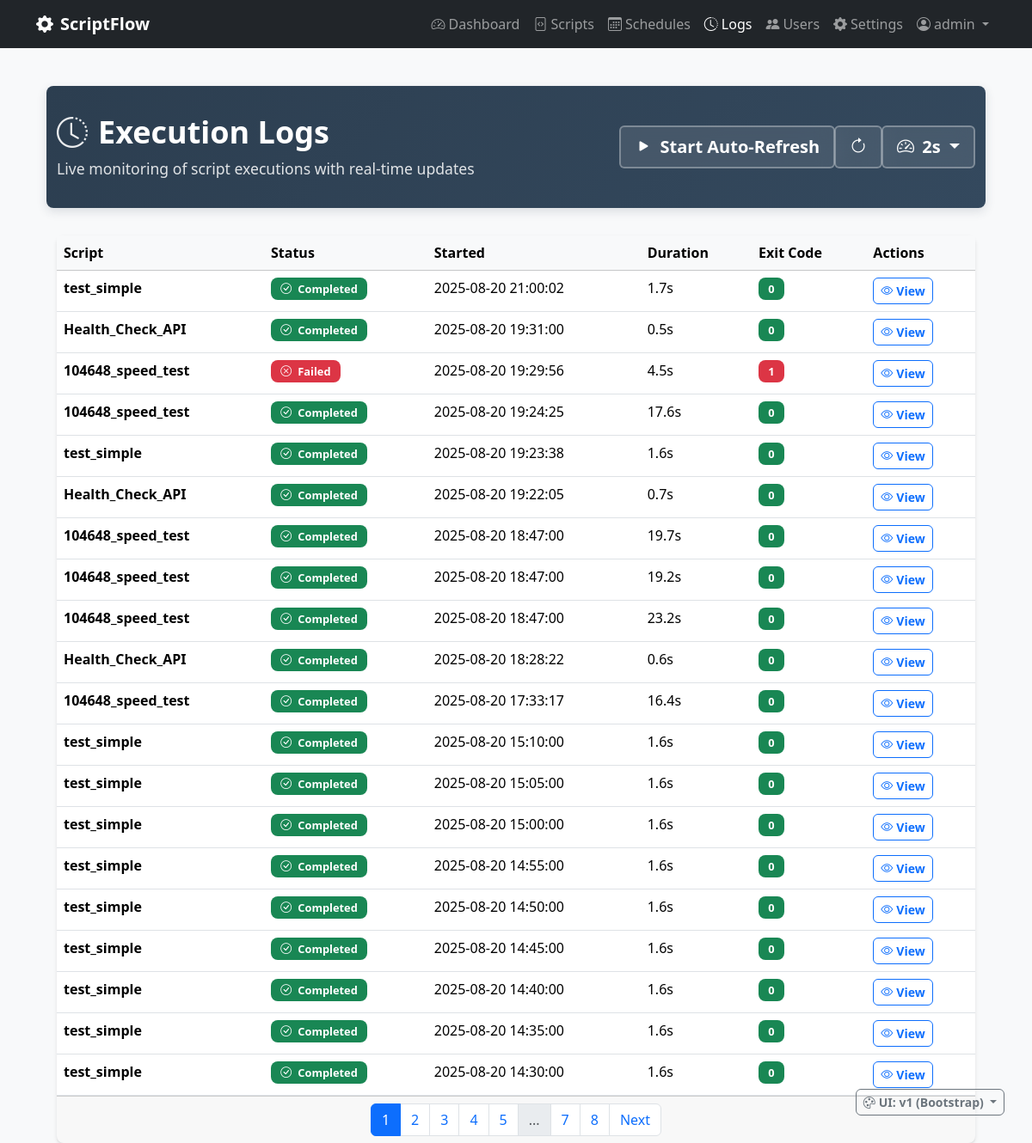
Page /logs (signed in) on the earlier database version.
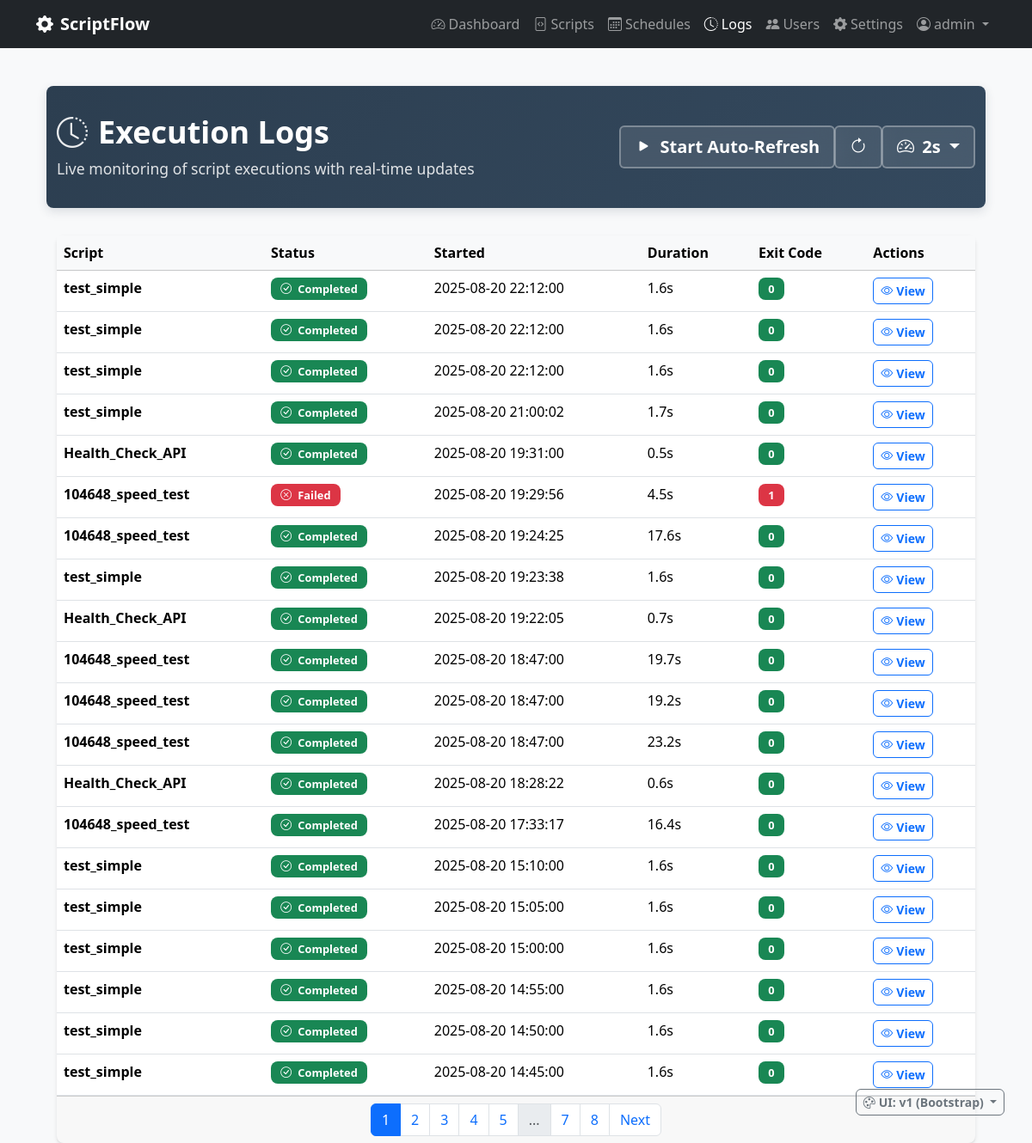
Same page on the later database version.
### scriptflow.py (models this page shows, shortened)
class User(UserMixin, db.Model):
    __tablename__ = 'users'
    id = db.Column(db.Integer, primary_key=True)
    username = db.Column(db.String(80), unique=True, nullable=False)
    email = db.Column(db.String(120), unique=True, nullable=False)
    password_hash = db.Column(db.String(255), nullable=False)
    is_admin = db.Column(db.Boolean, default=False, nullable=False)
    can_view_all_data = db.Column(db.Boolean, default=False, nullable=False)
    created_at = db.Column(db.DateTime, default=datetime.now)
    last_login = db.Column(db.DateTime)

class Execution(db.Model):
    __tablename__ = 'executions'
    id = db.Column(db.Integer, primary_key=True)
    started_at = db.Column(db.DateTime, default=datetime.now, nullable=False)
    completed_at = db.Column(db.DateTime)
    status = db.Column(db.String(20), default='pending', nullable=False)  # pending, running, completed, failed, timeout
    exit_code = db.Column(db.Integer)
    stdout = db.Column(db.Text)
    stderr = db.Column(db.Text)
    duration_seconds = db.Column(db.Float)
    trigger_type = db.Column(db.String(20), default='manual', nullable=False)  # manual, scheduled, api
    script_id = db.Column(db.Integer, db.ForeignKey('scripts.id'), nullable=False)
    user_id = db.Column(db.Integer, db.ForeignKey('users.id'), nullable=False)
    script = db.relationship('Script', backref='executions')
    @property
    def formatted_duration(self):
        if not self.duration_seconds:
            return "N/A"
        if self.duration_seconds < 60:
            return f"{self.duration_seconds:.1f}s"
        else:
            minutes = int(self.duration_seconds // 60)
            seconds = int(self.duration_seconds % 60)
            return f"{minutes}m {seconds}s"

class Script(db.Model):
    __tablename__ = 'scripts'
    id = db.Column(db.Integer, primary_key=True)
    name = db.Column(db.String(100), nullable=False)
    description = db.Column(db.Text)
    filename = db.Column(db.String(255), nullable=False)
    file_path = db.Column(db.String(500), nullable=False)
    script_type = db.Column(db.String(10), nullable=False)  # 'py' or 'bat'
    file_size = db.Column(db.Integer)
    created_at = db.Column(db.DateTime, default=datetime.now)
    updated_at = db.Column(db.DateTime, default=datetime.now, onupdate=datetime.now)
    is_active = db.Column(db.Boolean, default=True)
    user_id = db.Column(db.Integer, db.ForeignKey('users.id'), nullable=False)

### scriptflow.py (the view)
@app.route('/logs')
@login_required
def logs():
    page = request.args.get('page', 1, type=int)
    executions_query = Execution.query.order_by(Execution.started_at.desc())
    executions_filtered = apply_user_data_filter(executions_query)
    executions = executions_filtered.paginate(page=page, per_page=20, error_out=False)
    return render_template(UIVersionManager.get_template_path('logs.html'), executions=executions)

### templates/v1/logs.html (shortened to what this page needs)
{% extends "v1/base.html" %}
{% block content %}
<div class="container-fluid">
    <div class="page-header">
        <div class="container">
            <div class="row align-items-center">
                <div class="col">
                    <h1>
                        <i class="bi bi-clock-history"></i>Execution Logs
                    </h1>
                    <p>Live monitoring of script executions with real-time updates</p>
                </div>
                <div class="col-auto">
                    <div class="btn-group" role="group">
                        <button type="button" class="btn btn-lg" id="refreshToggle" onclick="toggleAutoRefresh()">
                            <i class="bi bi-play-fill me-1" id="refreshIcon"></i>
                            <span id="refreshText">Start Auto-Refresh</span>
                        </button>
                        <button type="button" class="btn btn-lg" onclick="manualRefresh()" title="Refresh Now">
                            <i class="bi bi-arrow-clockwise"></i>
                        </button>
                        <div class="btn-group" role="group">
                            <button class="btn btn-lg dropdown-toggle" type="button" data-bs-toggle="dropdown">
                                <i class="bi bi-speedometer2 me-1"></i>
                                <span id="intervalText">2s</span>
                            </button>
                        </div>
                    </div>
                </div>
            </div>
        </div>
    </div>
    <div class="container">
        <div class="card">
            <div class="card-body p-0">
                {% if executions.items %}
                    <div class="table-responsive">
                        <table class="table table-hover mb-0" id="logsTable">
                            <thead class="table-light">
                                <tr>
                                    <th>Script</th>
                                    <th>Status</th>
                                    <th>Started</th>
                                    <th>Duration</th>
                                    <th>Exit Code</th>
                                    <th>Actions</th>
                                </tr>
                            </thead>
                            <tbody id="logsTableBody">
                                {% for execution in executions.items %}
                                <tr>
                                    <td>
                                        <strong>{{ execution.script.name if execution.script else 'Unknown' }}</strong>
                                    </td>
                                    <td>
                                        {% if execution.status == 'running' %}
                                            <span class="badge status-running d-flex align-items-center gap-1">
                                                <i class="bi bi-arrow-clockwise rotating-icon"></i>
                                                Running
                                            </span>
                                        {% elif execution.status == 'completed' %}
                                            <span class="badge bg-success">
                                                <i class="bi bi-check-circle me-1"></i>
                                                Completed
                                            </span>
                                        {% elif execution.status == 'failed' %}
                                            <span class="badge bg-danger">
                                                <i class="bi bi-x-circle me-1"></i>
                                                Failed
                                            </span>
                                        {% elif execution.status == 'pending' %}
                                            <span class="badge bg-secondary">
                                                <i class="bi bi-clock me-1"></i>
                                                Pending
                                            </span>
                                        {% elif execution.status == 'timeout' %}
                                            <span class="badge bg-warning">
                                                <i class="bi bi-stopwatch me-1"></i>
                                                Timeout
                                            </span>
                                        {% else %}
                                            <span class="badge bg-secondary">
                                                {{ execution.status|title }}
                                            </span>
                                        {% endif %}
                                    </td>
                                    <td>{{ execution.started_at.strftime('%Y-%m-%d %H:%M:%S') }}</td>
                                    <td>{{ execution.formatted_duration }}</td>
                                    <td>
                                        {% if execution.exit_code is not none %}
                                            <span class="badge bg-{{ 'success' if execution.exit_code == 0 else 'danger' }}">
                                                {{ execution.exit_code }}
                                            </span>
                                        {% else %}
                                            <span class="text-muted">-</span>
                                        {% endif %}
                                    </td>
                                    <td>
                                        <a href="{{ url_for('view_execution', execution_id=execution.id) }}" class="btn btn-sm btn-outline-primary">
                                            <i class="bi bi-eye me-1"></i>View
                                        </a>
                                    </td>
                                </tr>
                                {% endfor %}
                            </tbody>
                        </table>
                    </div>
                    {% if executions.pages > 1 %}
                    <div class="card-footer">
                        <nav>
                            <ul class="pagination justify-content-center mb-0">
                                {% for page_num in executions.iter_pages() %}
                                    {% if page_num %}
                                        {% if page_num != executions.page %}
                                            <li class="page-item">
                                                <a class="page-link" href="{{ url_for('logs', page=page_num) }}">{{ page_num }}</a>
                                            </li>
                                        {% else %}
                                            <li class="page-item active">
                                                <span class="page-link">{{ page_num }}</span>
                                            </li>
                                        {% endif %}
                                    {% else %}
                                        <li class="page-item disabled">
                                            <span class="page-link">...</span>
                                        </li>
                                    {% endif %}
                                {% endfor %}
                                {% if executions.has_next %}
                                    <li class="page-item">
                                        <a class="page-link" href="{{ url_for('logs', page=executions.next_num) }}">Next</a>
                                    </li>
                                {% endif %}
                            </ul>
                        </nav>
                    </div>
                    {% endif %}
                {% endif %}
            </div>
        </div>
    </div>
</div>
{% endblock %}

### templates/v1/base.html (shortened to what this page needs)
<!DOCTYPE html>
<html lang="en">
<head>
    <link href="https://cdn.jsdelivr.net/npm/bootstrap@5.3.2/dist/css/bootstrap.min.css" rel="stylesheet">
    <link href="https://cdn.jsdelivr.net/npm/bootstrap-icons@1.11.0/font/bootstrap-icons.css" rel="stylesheet">
    <link href="{{ url_for('static', filename='css/app.css') }}" rel="stylesheet">
</head>
<body{% block body_class %}{% endblock %}>
    <nav class="navbar navbar-expand-lg navbar-dark bg-dark fixed-top">
        <div class="container">
            <a class="navbar-brand" href="{{ url_for('dashboard') }}">
                <i class="bi bi-gear-fill me-2"></i>ScriptFlow
            </a>
            <div class="navbar-nav ms-auto">
                <a class="nav-link{% if request.endpoint == 'dashboard' %} active{% endif %}" href="{{ url_for('dashboard') }}">
                    <i class="bi bi-speedometer2 me-1"></i>Dashboard
                </a>
                <a class="nav-link{% if request.endpoint in ['scripts', 'upload_script', 'edit_script', 'view_script'] %} active{% endif %}" href="{{ url_for('scripts') }}">
                    <i class="bi bi-file-code me-1"></i>Scripts
                </a>
                <a class="nav-link{% if request.endpoint in ['schedules', 'create_schedule', 'edit_schedule'] %} active{% endif %}" href="{{ url_for('schedules') }}">
                    <i class="bi bi-calendar3 me-1"></i>Schedules
                </a>
                <a class="nav-link{% if request.endpoint in ['logs', 'view_execution'] %} active{% endif %}" href="{{ url_for('logs') }}">
                    <i class="bi bi-clock-history me-1"></i>Logs
                </a>
                {% if current_user.is_admin %}
                <a class="nav-link{% if request.endpoint in ['manage_users', 'create_user', 'edit_user'] %} active{% endif %}" href="{{ url_for('manage_users') }}">
                    <i class="bi bi-people-fill me-1"></i>Users
                </a>
                {% endif %}
                <a class="nav-link{% if request.endpoint in ['settings', 'python_settings', 'terminal'] %} active{% endif %}" href="{{ url_for('settings') }}">
                    <i class="bi bi-gear-fill me-1"></i>Settings
                </a>
                <div class="nav-item dropdown">
                    <a class="nav-link dropdown-toggle" href="#" role="button" data-bs-toggle="dropdown">
                        <i class="bi bi-person-circle me-1"></i>{{ current_user.username }}
                    </a>
                </div>
            </div>
        </div>
    </nav>
    <main class="container mt-4">
        {% block content %}{% endblock %}
    </main>
    {% if current_user.is_authenticated and current_user.is_admin %}
    <div style="position: fixed; bottom: 2rem; right: 2rem; z-index: 1050;">
        <div class="dropdown">
            <button class="btn btn-outline-secondary btn-sm dropdown-toggle" type="button" data-bs-toggle="dropdown">
                <i class="bi bi-palette me-1"></i>UI: {{ ui_info.current_label or 'v1' }}
            </button>
        </div>
    </div>
    {% endif %}
</body>
</html>

Differences in the rows shown:
no longer on this page (row unchanged): Execution: script "test_simple", status "completed" (drawn), started_at "2025-08-20 14:40:00", formatted_duration "1.6s", exit_code "0"
no longer on this page (row unchanged): Execution: script "test_simple", status "completed" (drawn), started_at "2025-08-20 14:35:00", formatted_duration "1.6s", exit_code "0"
no longer on this page (row unchanged): Execution: script "test_simple", status "completed" (drawn), started_at "2025-08-20 14:30:00", formatted_duration "1.6s", exit_code "0"
added Execution: script "test_simple", status "completed" (drawn), started_at "2025-08-20 22:12:00", formatted_duration "1.6s", exit_code "0"
added Execution: script "test_simple", status "completed" (drawn), started_at "2025-08-20 22:12:00", formatted_duration "1.6s", exit_code "0"
added Execution: script "test_simple", status "completed" (drawn), started_at "2025-08-20 22:12:00", formatted_duration "1.6s", exit_code "0"
